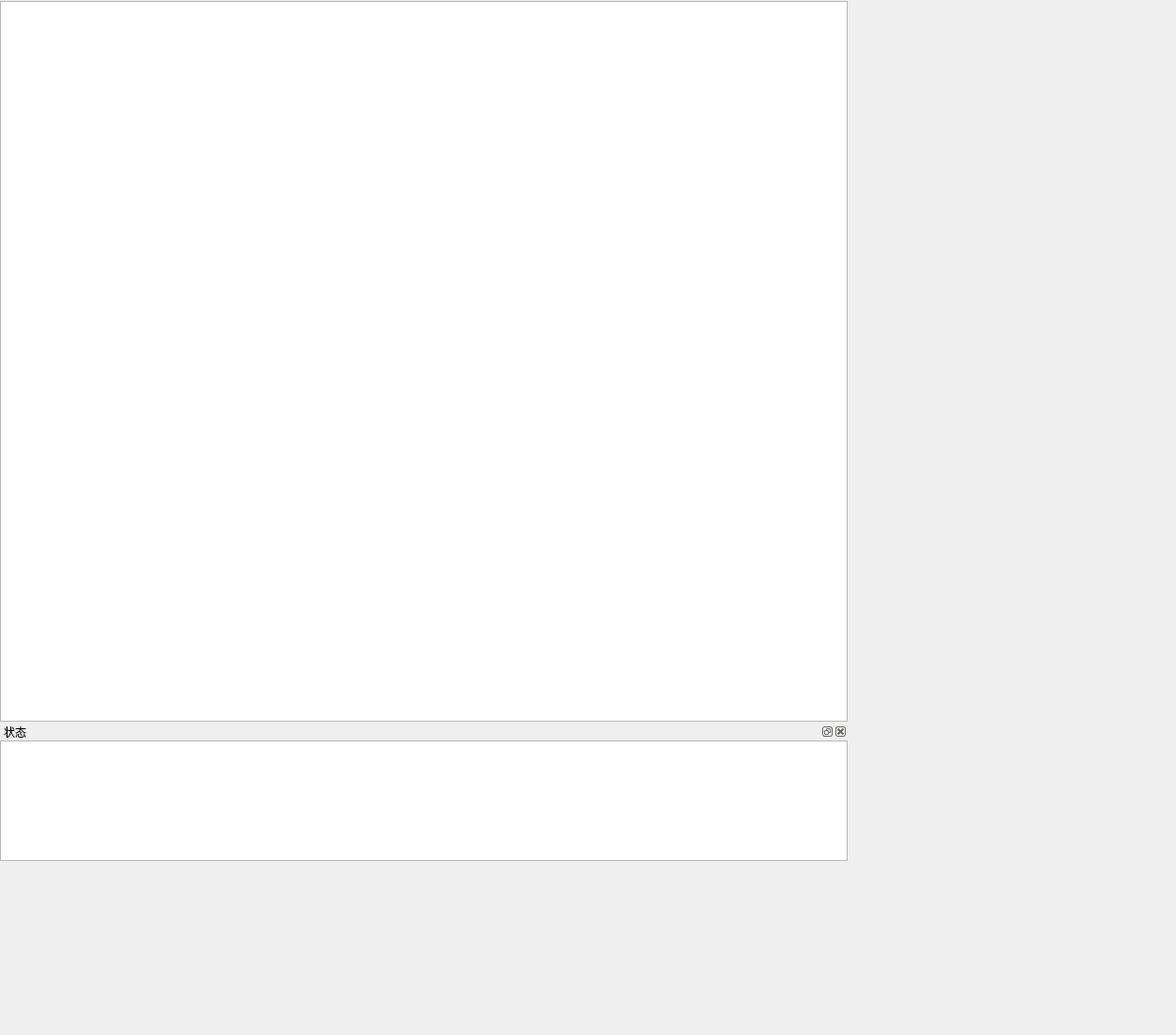
<?xml version="1.0" encoding="UTF-8"?>
<ui version="4.0">
 <class>FormLiquidDistributor</class>
 <widget class="QWidget" name="FormLiquidDistributor">
  <property name="geometry">
   <rect>
    <x>0</x>
    <y>0</y>
    <width>1250</width>
    <height>1100</height>
   </rect>
  </property>
  <property name="windowTitle">
   <string>Form</string>
  </property>
  <widget class="QWidget" name="verticalLayoutWidget">
   <property name="geometry">
    <rect>
     <x>910</x>
     <y>120</y>
     <width>331</width>
     <height>921</height>
    </rect>
   </property>
   <layout class="QVBoxLayout" name="verticalLayout">
    <property name="sizeConstraint">
     <enum>QLayout::SetNoConstraint</enum>
    </property>
   </layout>
  </widget>
  <widget class="QWidget" name="verticalLayoutWidget_2">
   <property name="geometry">
    <rect>
     <x>910</x>
     <y>0</y>
     <width>161</width>
     <height>111</height>
    </rect>
   </property>
   <layout class="QVBoxLayout" name="verticalLayout_video"/>
  </widget>
  <widget class="QWidget" name="verticalLayoutWidget_3">
   <property name="geometry">
    <rect>
     <x>1080</x>
     <y>0</y>
     <width>161</width>
     <height>111</height>
    </rect>
   </property>
   <layout class="QVBoxLayout" name="verticalLayout_video_2"/>
  </widget>
  <widget class="QLabel" name="label_qr">
   <property name="geometry">
    <rect>
     <x>540</x>
     <y>250</y>
     <width>400</width>
     <height>400</height>
    </rect>
   </property>
   <property name="text">
    <string/>
   </property>
  </widget>
  <widget class="QWidget" name="layoutWidget">
   <property name="geometry">
    <rect>
     <x>760</x>
     <y>120</y>
     <width>82</width>
     <height>100</height>
    </rect>
   </property>
   <layout class="QVBoxLayout" name="verticalLayout_2">
    <item>
     <widget class="QPushButton" name="pushButton_4">
      <property name="text">
       <string>QR</string>
      </property>
     </widget>
    </item>
   </layout>
  </widget>
  <widget class="QWidget" name="verticalLayoutWidget_4">
   <property name="geometry">
    <rect>
     <x>0</x>
     <y>0</y>
     <width>901</width>
     <height>921</height>
    </rect>
   </property>
   <layout class="QVBoxLayout" name="verticalLayout_3" stretch="5,1">
    <property name="spacing">
     <number>1</number>
    </property>
    <property name="sizeConstraint">
     <enum>QLayout::SetDefaultConstraint</enum>
    </property>
    <property name="topMargin">
     <number>1</number>
    </property>
    <item>
     <widget class="QTableWidget" name="tableWidget">
      <property name="minimumSize">
       <size>
        <width>0</width>
        <height>0</height>
       </size>
      </property>
      <property name="baseSize">
       <size>
        <width>0</width>
        <height>0</height>
       </size>
      </property>
     </widget>
    </item>
    <item>
     <widget class="QDockWidget" name="dockWidget_log">
      <property name="baseSize">
       <size>
        <width>0</width>
        <height>0</height>
       </size>
      </property>
      <property name="floating">
       <bool>false</bool>
      </property>
      <property name="features">
       <set>QDockWidget::AllDockWidgetFeatures</set>
      </property>
      <property name="windowTitle">
       <string>状态</string>
      </property>
      <widget class="QWidget" name="dockWidgetContents">
       <widget class="QWidget" name="verticalLayoutWidget_5">
        <property name="geometry">
         <rect>
          <x>0</x>
          <y>0</y>
          <width>901</width>
          <height>131</height>
         </rect>
        </property>
        <layout class="QVBoxLayout" name="verticalLayout_4">
         <property name="bottomMargin">
          <number>3</number>
         </property>
         <item>
          <widget class="QTextEdit" name="textEdit_log">
           <property name="font">
            <font>
             <family>Tahoma</family>
            </font>
           </property>
           <property name="undoRedoEnabled">
            <bool>false</bool>
           </property>
           <property name="readOnly">
            <bool>true</bool>
           </property>
          </widget>
         </item>
        </layout>
       </widget>
      </widget>
     </widget>
    </item>
   </layout>
   <zorder>dockWidget_log</zorder>
   <zorder>tableWidget</zorder>
  </widget>
 </widget>
 <resources/>
 <connections/>
</ui>
